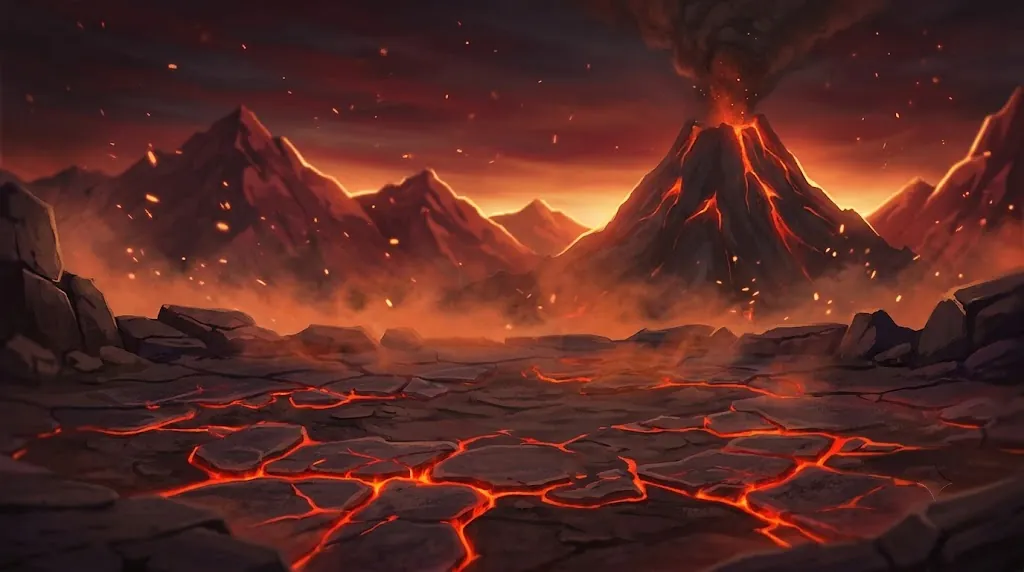
#> input picture assets/bg_sc2.webp, 1024 x 572 px
$ python -i cut_art.py   (imports and definitions only)
#> lines starting #> are read from the running program, lines starting #| are printed output that depends on the picture; after the words box and inside, x2 and y2 are one past the last pixel; in counts of white or black regions, pixels touching at a corner belong together
#> further down, picture is the input picture: PIL image 1024x572 RGB; mean R, G, B 87.5, 41.3, 35.5
# -*- coding: utf-8 -*-
"""AI 生的單張素材 → 遊戲用 webp

兩種處理：
- 角色與怪物：去背（生成時多半是純黑底，偶爾會給白底，這裡自己看角落決定挖哪一種）
- 技能特效：黑底留著，網頁端用 mix-blend-mode:screen 混掉，光暈才完整（跟 fx_* 那批一樣）

用法：python tools/cut_art.py <來源資料夾>
"""
import os, sys, glob
from PIL import Image, ImageDraw, ImageFilter

OUT = os.path.join(os.path.dirname(os.path.dirname(os.path.abspath(__file__))), "assets")
KEEP_BG = ("fx_",)          # 這些前綴不去背


def cut(im, tol=46):
#> called with tol = 46
    rgb = im.convert("RGB")
    w, h = rgb.size
#> w = 1024; h = 572
    corner = rgb.getpixel((2, 2))
#> corner = (35, 23, 27)
    white = sum(corner) > 600                     # 角落很亮＝白底
#> white = False
    fill = (255, 0, 255)
    work = rgb.copy()
    seeds = [(1, 1), (w-2, 1), (1, h-2), (w-2, h-2), (w//2, 1), (w//2, h-2), (1, h//2), (w-2, h//2)]
    for s in seeds:
        px = work.getpixel(s)
        if px == fill:
            continue
        if (sum(px) > 600) == white:
            ImageDraw.floodfill(work, s, fill, thresh=tol)
#> this loop made 8 passes
#> px on passes 1 to 8: (35, 23, 27), (255, 0, 255), (18, 14, 15), (19, 17, 15), (255, 0, 255), (45, 22, 23), (24, 14, 17), (31, 16, 19)
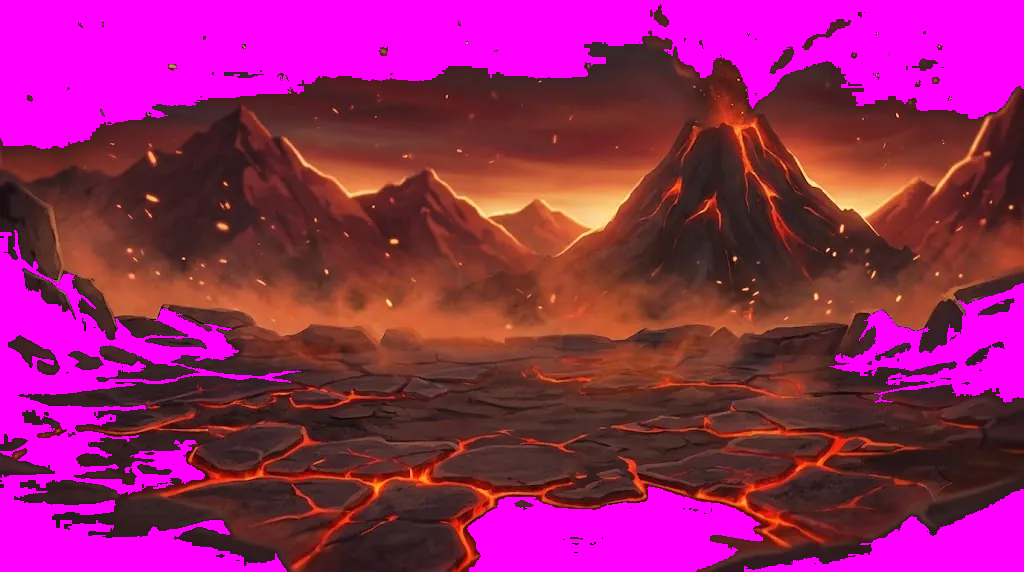
#> work: PIL image 1024x572 RGB; mean R, G, B 146.6, 34.7, 99.4
    mask = Image.new("L", (w, h), 255)
#> mask: PIL image 1024x572 L; every value is 255
    wp, mp = work.load(), mask.load()
    for y in range(h):
        for x in range(w):
            if wp[x, y] == fill:
                mp[x, y] = 0
    if not white:                                  # 黑底才需要挖被圍住的大塊黑
        dark = rgb.convert("L").point(lambda v: 255 if v < 30 else 0)
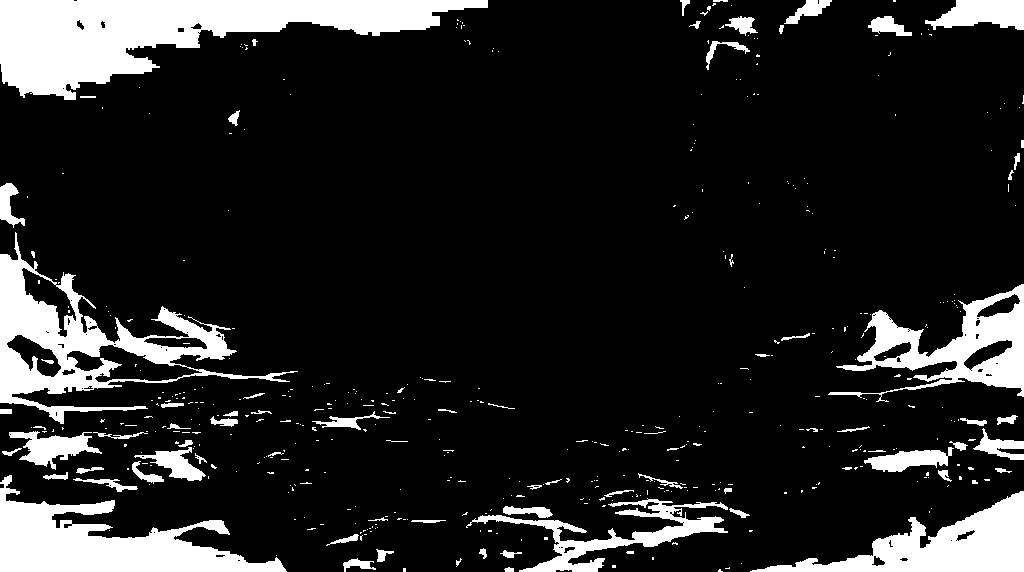
#> dark: PIL image 1024x572 L; 14.3% white; 479 white regions (398 under 20 px), largest, box (x1, y1, x2, y2) and area: (0, 0, 488, 100) 22387, (0, 232, 298, 424) 13005, (0, 475, 287, 572) 12037
        core = dark.filter(ImageFilter.MinFilter(5)).filter(ImageFilter.MaxFilter(7))
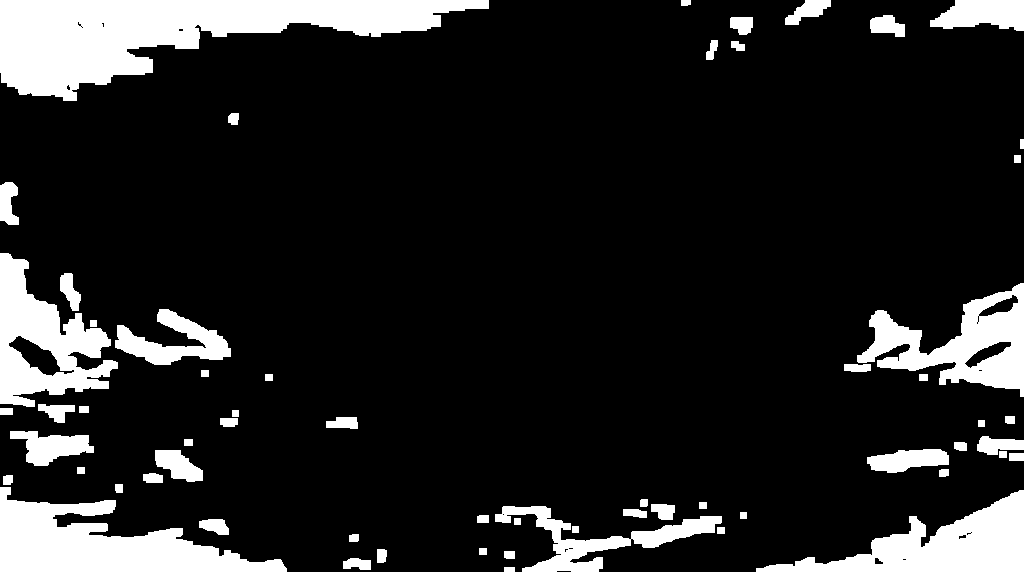
#> core: PIL image 1024x572 L; 14.2% white; 61 white regions, largest, box (x1, y1, x2, y2) and area: (0, 0, 489, 101) 23150, (0, 487, 287, 572) 12006, (756, 490, 1024, 572) 9210
        dp, cp = dark.load(), core.load()
        for y in range(h):
            for x in range(w):
                if cp[x, y] and dp[x, y]:
                    mp[x, y] = 0
    mask = mask.filter(ImageFilter.GaussianBlur(1))
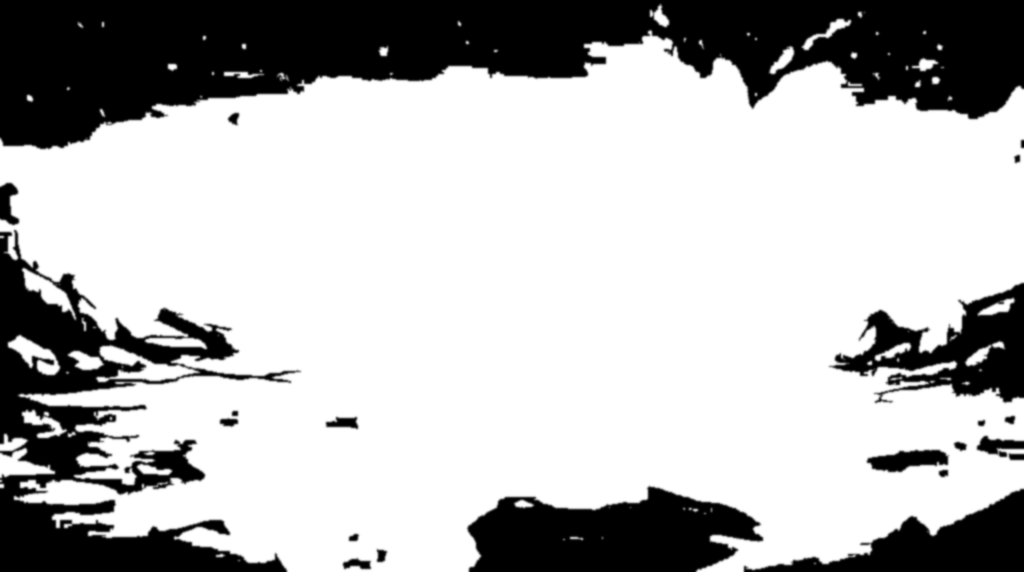
#> mask: PIL image 1024x572 L; min 0, max 255, mean 182.3
    out = rgb.convert("RGBA")
    out.putalpha(mask)
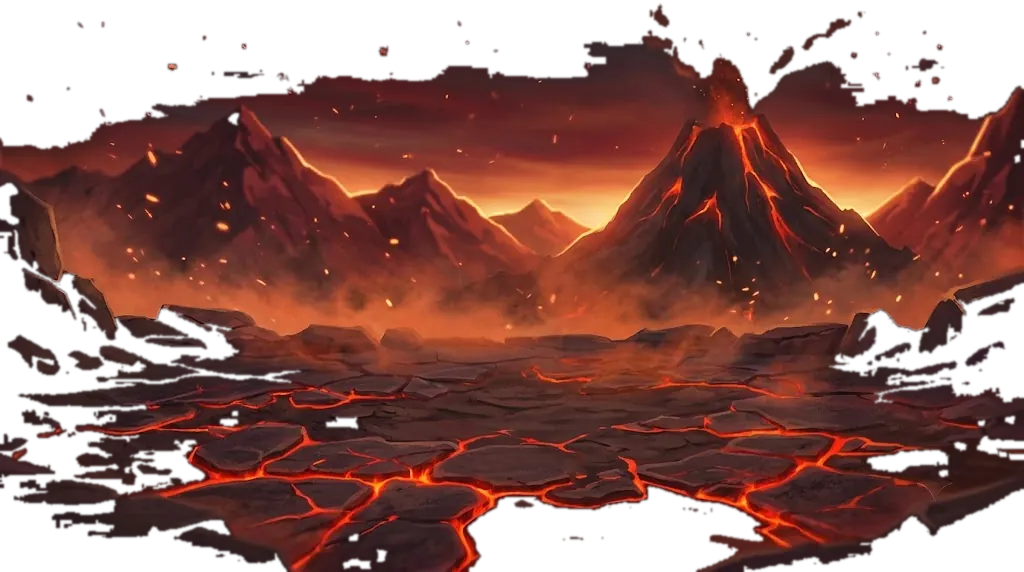
#> out: PIL image 1024x572 RGBA; mean R, G, B, A 87.5, 41.3, 35.5, 182.3; transparent parts drawn white
    return out.crop(out.getbbox() or (0, 0, w, h))
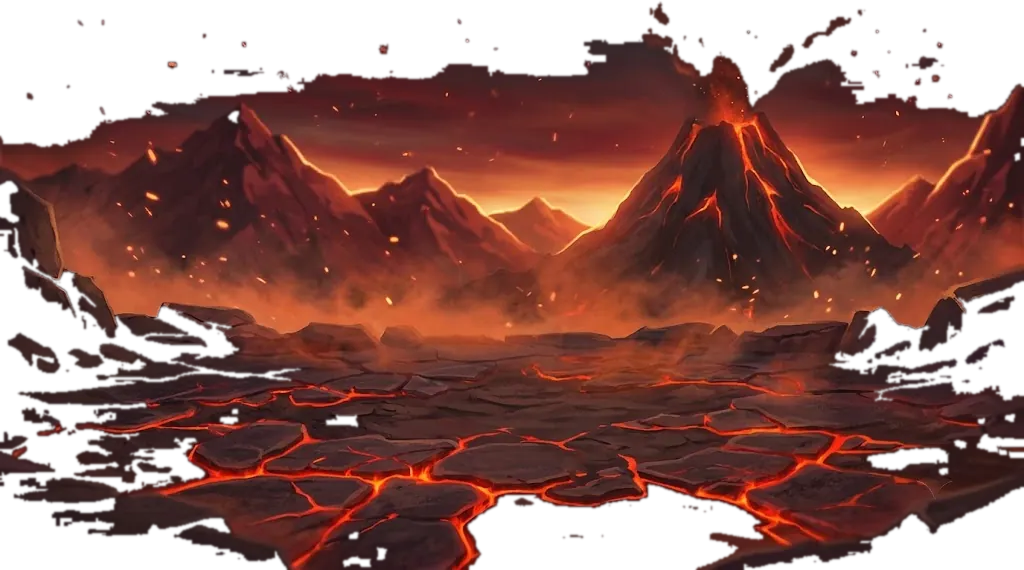
#> returned value: PIL image 1024x570 RGBA; mean R, G, B, A 87.7, 41.4, 35.5, 182.9; transparent parts drawn white


def main(src):
    for f in sorted(glob.glob(os.path.join(src, "*.png"))):
        name = os.path.splitext(os.path.basename(f))[0]
        im = Image.open(f)
        im.thumbnail((720, 720), Image.LANCZOS)
        if name.startswith(KEEP_BG):
            im = im.convert("RGB")                 # 特效：黑底留著給 screen 混
        else:
            im = cut(im)
        p = os.path.join(OUT, name + ".webp")
        im.save(p, "WEBP", quality=88, method=6)
        print("%-18s %-12s %dKB" % (name + ".webp", "%dx%d" % im.size, os.path.getsize(p)//1024))


# [2 lines not run here, left out]

>>> from PIL import Image
>>> picture = Image.open('../assets/bg_sc2.webp')
>>> result = cut(picture)
